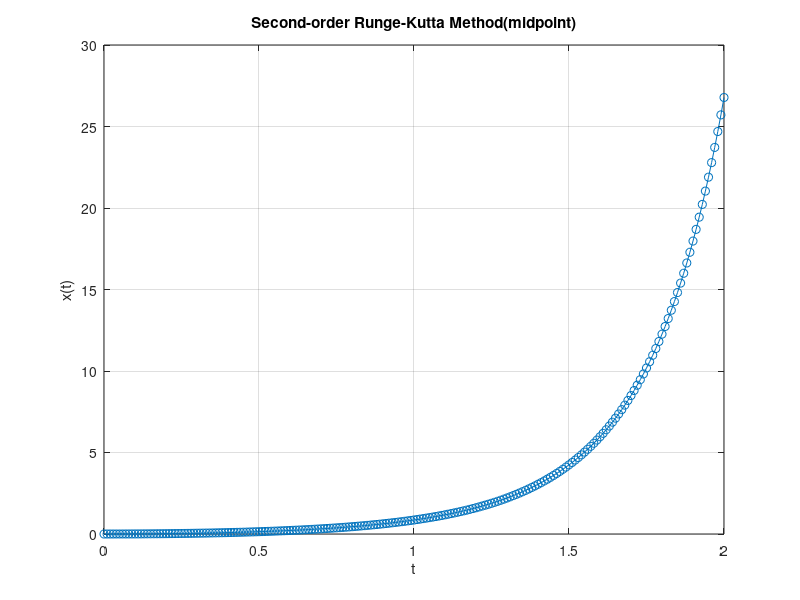

Recreate this plot in MATLAB.
clc;
clear;
f = @(t, x) t + 2*x*t;  % 함수 정의
t0 = 0; x0 = 0; % 초기 조건

t_end = 2;
h = 0.01;
N = (t_end - t0) / h; % 문제에 주어진 조건

t= t0:h:t_end;
x= zeros(1, N+1);
x(1) = x0; %t,x 행렬 만들기

% 2차 runge-kutta mid-point method
for n = 1:N
    k1 = f(t(n), x(n));
    k2 = f(t(n) + h/2, x(n) + h*k1/2);
    x(n+1) = x(n) + h*k2;
end

% 결과 그래프
plot(t, x, '-o');
xlabel('t');
ylabel('x(t)');
title('Second-order Runge-Kutta Method(midpoint)');
grid on;
